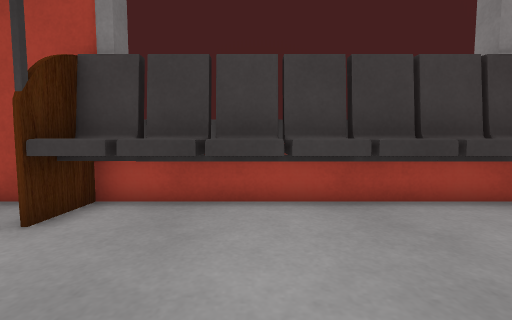
view 1 (above)

15 first-person views from a walk through a 3-D level made in the Unity game engine. The camera is 0.59 m above the floor, tilts 4° down and sees 90° across. The floor is counted in squares, 0.5 m on a side. Each view is taken from the middle of a square. On the plan, view 1 faces up. The plan holds only what a view shows up to about 12 squares ahead; the rest is blank. The place goes on beyond the plan. Some surface patterns are stand-ins.

view 2
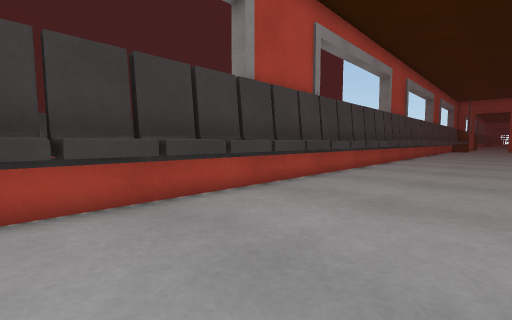

view 3
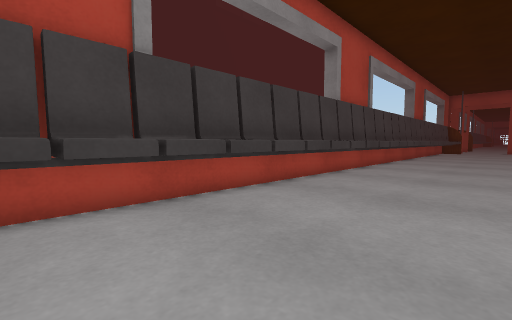

view 4
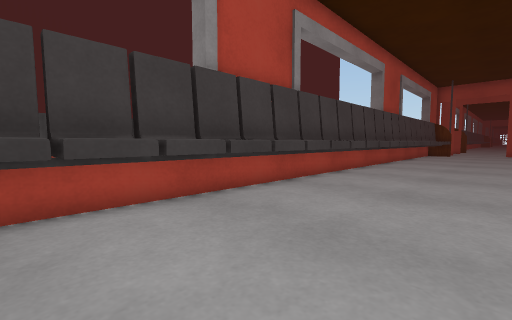

view 5
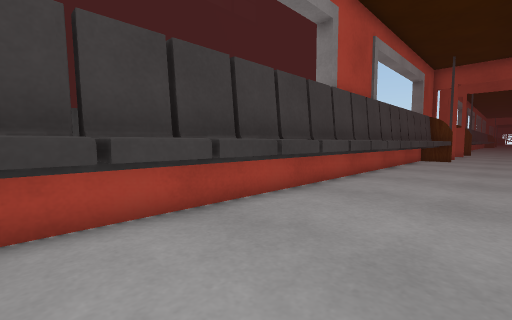

view 6
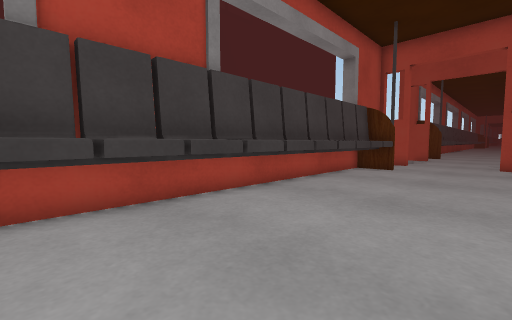

view 7
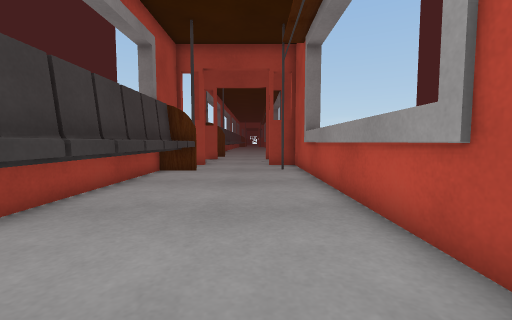

view 8
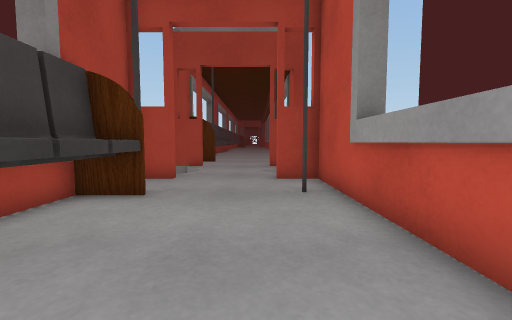

view 9
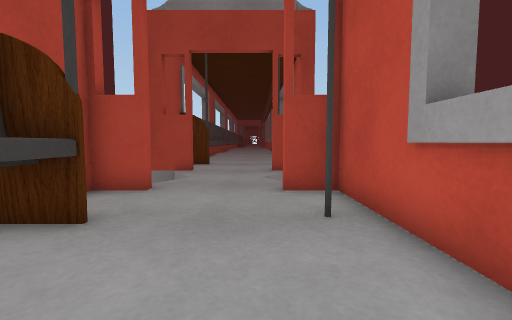

view 10
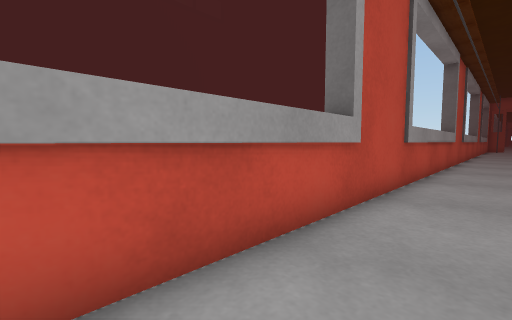

view 11
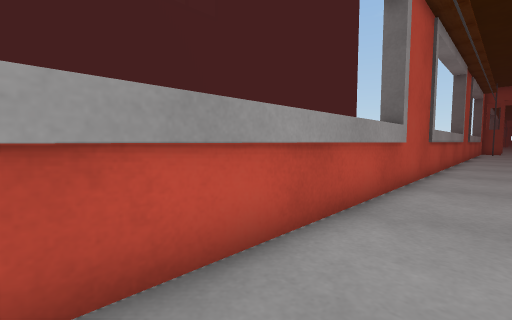

view 12
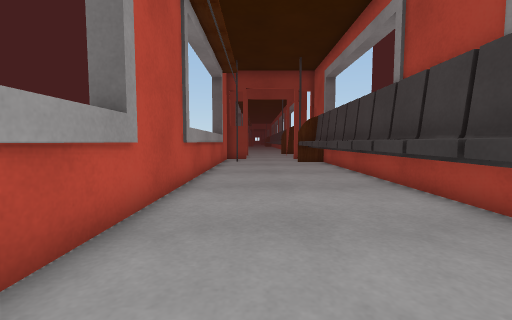

view 13
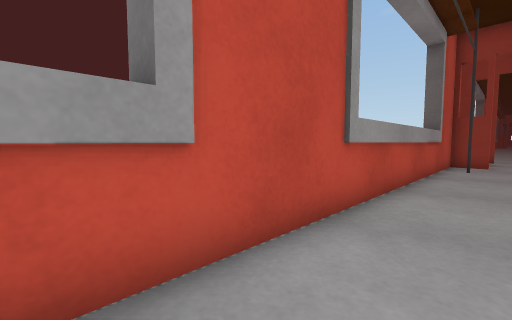

view 14
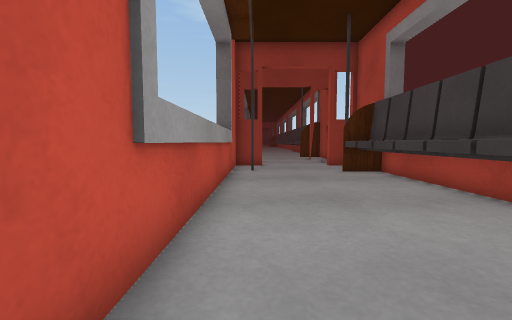

view 15
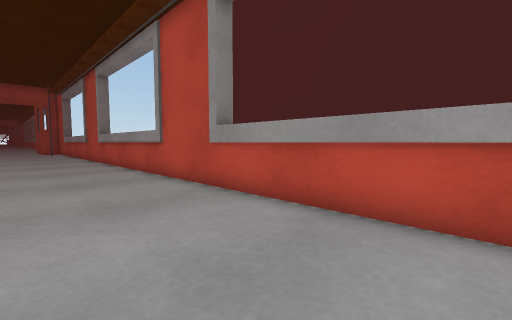

### Floor plan
Key: @ floor where view 1 was taken; # wall or solid block; . floor; ^ raised ledge; v drop or lower ground; O other object.
Columns run from 4 left of view 1 to 46 right of it. Each row starts with its distance up from view 1.
  5 O############################################    #O
  4 .OOOOOOOOOOOOOOOOOOOOOOOOOOOOOOOOOOOOOOOOOO.#vvvv#
  3 ..................................................
  2 ..................................................
  1 ..................................................
  0 #...@.......................................#vvvv#
 -1 O#^^^^^^^####^^^^^^^####^^^^^^####^^^^^^^####

Where each view was taken, in squares from view 1:
view 1: 0 up, 0 right, facing up
view 2: 0 up, 0 right, facing up-right
view 3: 0 up, 6 right, facing up-right
view 4: 0 up, 12 right, facing up-right
view 5: 1 up, 19 right, facing up-right
view 6: 0 up, 26 right, facing up-right
view 7: 1 up, 27 right, facing right
view 8: 1 up, 32 right, facing right
view 9: 1 up, 34 right, facing right
view 10: 1 up, 34 right, facing down-left
view 11: 1 up, 26 right, facing down-left
view 12: 1 up, 12 right, facing left
view 13: 1 up, 9 right, facing down-left
view 14: 0 up, 7 right, facing left
view 15: 3 up, 10 right, facing down-right
